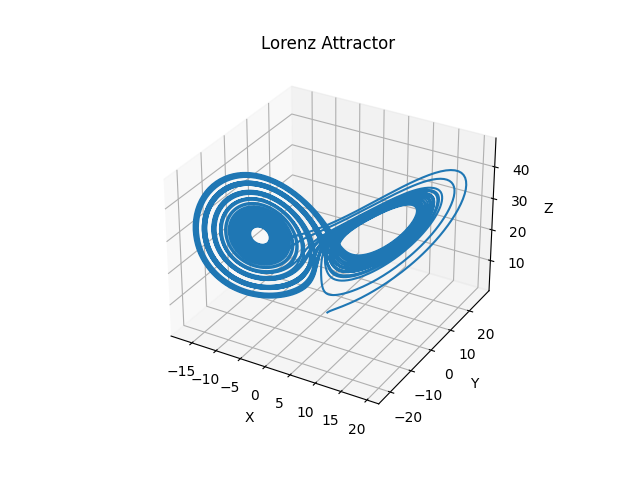

This chart was generated by the following Python code:
import numpy as np
import matplotlib.pyplot as plt
from scipy.integrate import solve_ivp

def lorenz_system(t, state, sigma, rho, beta):
    x, y, z = state
    dx_dt = sigma * (y - x)
    dy_dt = x * (rho - z) - y
    dz_dt = x * y - beta * z
    return [dx_dt, dy_dt, dz_dt]

# 设置Lorenz方程的参数
sigma = 10
rho = 28
beta = 8/3

# 设置初始条件
initial_state = [1, 1, 1]

# 设置时间范围
t_span = (0, 50)
t_eval = np.linspace(t_span[0], t_span[1], 10000)

# 解Lorenz方程
solution = solve_ivp(lorenz_system, t_span, initial_state, t_eval=t_eval, args=(sigma, rho, beta))
x, y, z = solution.y

# 绘制Lorenz吸引子
fig = plt.figure()
ax = fig.add_subplot(111, projection='3d')
ax.plot(x, y, z)
ax.set_xlabel('X')
ax.set_ylabel('Y')
ax.set_zlabel('Z')
ax.set_title('Lorenz Attractor')
plt.savefig('Lorenz.png')
plt.show()

